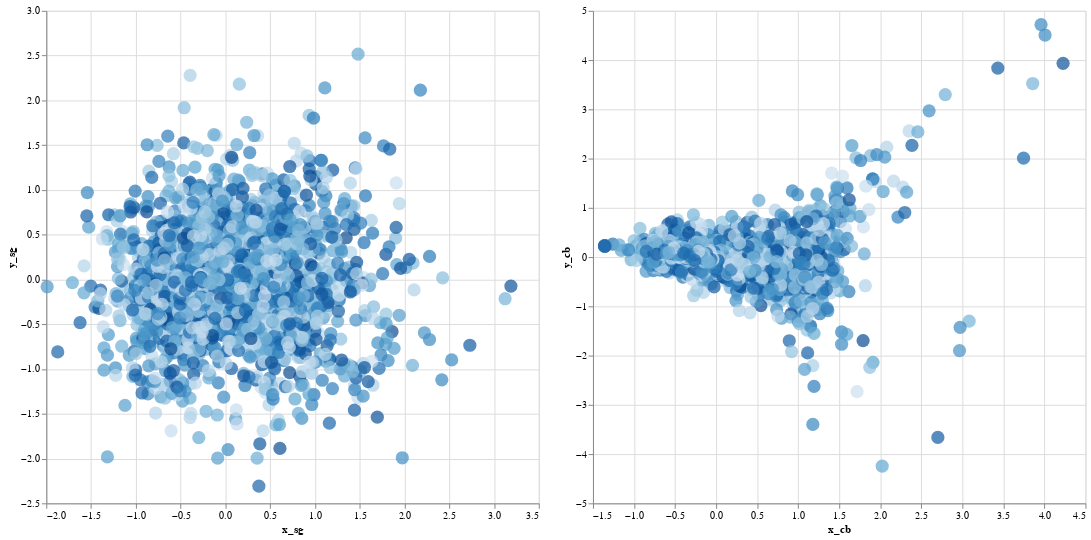

The notebook cell saved with this chart:
### Code cell
alt.themes.enable('opaque')
alt.renderers.enable('jupyterlab')

selector = alt.selection_multi(empty='all', fields=['label'])
base = alt.Chart(pd.DataFrame({
        "x_sg" : result_sg[:, 0],
        "y_sg" : result_sg[:, 1],
        "x_cb" : result_cb[:, 0],
        "y_cb" : result_cb[:, 1],
        "label" : words
    })).properties(
        width=500,
        height=500
    ).add_selection(selector)

c1 = base.mark_circle(size=180).encode(
        x="x_sg",
        y="y_sg",
        tooltip="label",
        color=alt.condition(selector, 'label:O', alt.value('transparent'), legend=None)
    )

c2 = base.mark_circle(size=180).encode(
        x="x_cb",
        y="y_cb",
        tooltip="label",
        color=alt.condition(selector, 'label:O', alt.value('transparent'), legend=None)
    )

c1|c2

### Figure 1 — Vega-Lite specification as saved in the notebook (floating-point values rounded to 4 significant figures; data arrays with more than 128 entries replaced by an {"elided": "..."} marker saying what was removed)
{"$schema": "https://vega.github.io/schema/vega-lite/v2.6.0.json", "config": {"background": "white", "view": {"height": 300, "width": 400}}, "datasets": {"data-504dfadf1efcf11575308cf28e3656fa": {"elided": "3472 records"}}, "hconcat": [{"data": {"name": "data-504dfadf1efcf11575308cf28e3656fa"}, "encoding": {"color": {"condition": {"field": "label", "legend": null, "selection": "selector001", "type": "ordinal"}, "value": "transparent"}, "tooltip": {"field": "label", "type": "nominal"}, "x": {"field": "x_sg", "type": "quantitative"}, "y": {"field": "y_sg", "type": "quantitative"}}, "height": 500, "mark": {"size": 180, "type": "circle"}, "selection": {"selector001": {"empty": "all", "fields": ["label"], "on": "click", "resolve": "global", "toggle": "event.shiftKey", "type": "multi"}}, "width": 500}, {"data": {"name": "data-504dfadf1efcf11575308cf28e3656fa"}, "encoding": {"color": {"condition": {"field": "label", "legend": null, "selection": "selector001", "type": "ordinal"}, "value": "transparent"}, "tooltip": {"field": "label", "type": "nominal"}, "x": {"field": "x_cb", "type": "quantitative"}, "y": {"field": "y_cb", "type": "quantitative"}}, "height": 500, "mark": {"size": 180, "type": "circle"}, "selection": {"selector001": {"empty": "all", "fields": ["label"], "on": "click", "resolve": "global", "toggle": "event.shiftKey", "type": "multi"}}, "width": 500}]}
